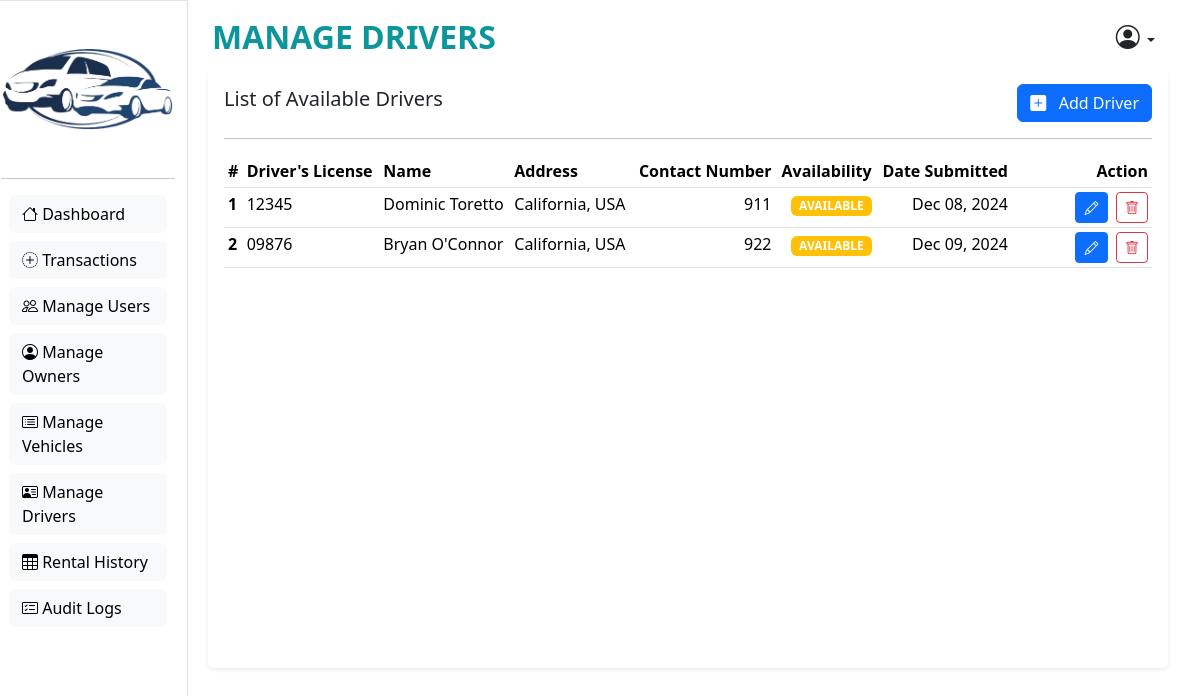
Page /admin/manage-driver.php on the committed database.
### tables this page shows
CREATE TABLE `tbl_drivers` (
  `DriversID` int(11) NOT NULL,
  `Driverslicense` varchar(255) DEFAULT NULL,
  `Name` varchar(255) DEFAULT NULL,
  `Address` varchar(255) DEFAULT NULL,
  `ContactNumber` int(11) DEFAULT NULL,
  `Availability` varchar(255) DEFAULT NULL,
  `CreatedAt` timestamp NULL DEFAULT current_timestamp()
);

### admin/manage-driver.php (the view, shortened to what this page needs)
<!DOCTYPE html>
<html lang="en">
<head>
  <link href="https://cdn.jsdelivr.net/npm/bootstrap@5.3.3/dist/css/bootstrap.min.css" rel="stylesheet"
>
  <link rel="stylesheet" href="https://cdn.jsdelivr.net/npm/bootstrap-icons@1.11.3/font/bootstrap-icons.min.css">
  <link rel="stylesheet" href="../styles.css">
</head>
<body class="overflow-x-hidden">
  <main style="height: 100vh; width: 100%;" class="row">
    <?php include "sidebar.php"; ?>
    <section class="col bg-tertiary">
      <nav class="navbar" style="height: 60px;">
        <div class="container-fluid d-flex justify-content-between align-items-center">
          <span class="navbar-brand mb-0 text-uppercase text-primary fw-bolder fs-2">Manage Drivers</span>
          <div class="btn-group">
            <button type="button" class="btn btn-sm dropdown-toggle" data-bs-toggle="dropdown" aria-expanded="false">
              <i class="bi bi-person-circle fs-4"></i>
            </button>
          </div>
        </div>
      </nav>
      <div class="card m-2 shadow-sm border-0 h-75">
        <div class="card-body">
          <div class="d-flex justify-content-between align-items-center">
            <h5 class="card-title">List of Available Drivers</h5>
            <button type="button" class="btn btn-primary" data-bs-toggle="modal"
              data-bs-target="#addDriveModal">
              <i class="bi bi-plus-square-fill"></i>
              &nbsp;&nbsp;Add Driver
            </button>
          </div>
          <hr>
          <?php
          include("../connection.php");
          $driverTableSql = "SELECT * FROM tbl_drivers";
          $driverTableResult = mysqli_query($con, $driverTableSql);
          ?>
          <table class="table table-hover table-sm">
            <thead>
              <tr>
                <th scope="col">#</th>
                <th scope="col">Driver's License</th>
                <th scope="col">Name</th>
                <th scope="col">Address</th>
                <th scope="col" class="text-end">Contact Number</th>
                <th scope="col" class="text-end">Availability</th>
                <th scope="col" class="text-end">Date Submitted</th>
                <th scope="col" class="text-end">Action</th>
              </tr>
            </thead>
            <tbody>
              <?php
              $count = 0;
              if (mysqli_num_rows($driverTableResult) > 0) {
                while ($row = mysqli_fetch_array($driverTableResult)) {
                  $count++;
              ?>
                  <tr style="cursor: pointer;">
                    <th scope="row"><?= $count; ?></th>
                    <td><?= $row['Driverslicense'] ?></td>
                    <td><?= $row['Name'] ?></td>
                    <td><?= $row['Address'] ?></td>
                    <td class="text-end"><?= $row['ContactNumber'] ?></td>
                    <td class="text-end">
                      <span class="badge text-bg-warning text-white text-uppercase">
                        <?= $row['Availability'] ?>
                      </span>
                    </td>
                    <td class="text-end">
                      <?php $date = new DateTime($row['CreatedAt']);
                      echo date_format($date, "M d, Y"); ?>
                    </td>
                    <td class="text-end" style="width: 140px;">
                      <div class="d-flex justify-content-end gap-2">
                        <button type="button" class="btn btn-sm btn-primary w-25" data-bs-toggle="modal"
                          data-bs-target="#editDriverModal<?= $row["DriversID"] ?>">
                          <i class="bi bi-pencil"></i>
                        </button>
                        <form action="../functions.php" method="post">
                          <button type="submit" name="deleteDriverBtn" class="btn btn-sm btn-outline-danger">
                            <i class="bi bi-trash"></i>
                          </button>
                        </form>
                      </div>
                    </td>
                  </tr>
                <?php
                }
              }
              ?>
            </tbody>
          </table>
        </div>
      </div>
    </section>
  </main>
</body>
</html>

### styles.css (style rules this page uses)
.text-primary { color: #0c969c !important; }

### rows in the picture
tbl_drivers: Driverslicense "12345", Name "Dominic Toretto", Address "California, USA", ContactNumber "911", Availability "AVAILABLE", CreatedAt "Dec 08, 2024"
tbl_drivers: Driverslicense "09876", Name "Bryan O'Connor", Address "California, USA", ContactNumber "922", Availability "AVAILABLE", CreatedAt "Dec 09, 2024"
